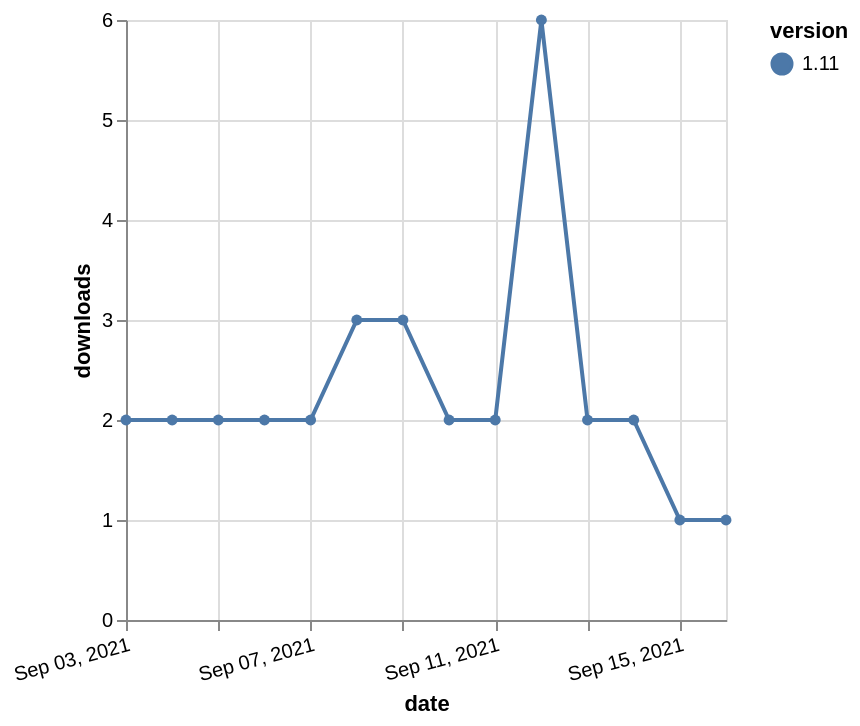

Vega-Lite specification stored for this chart:
### Vega-Lite specification from a JSON file in a GitHub repository (floating-point values rounded to 4 significant figures)
{"$schema": "https://vega.github.io/schema/vega-lite/v5.json", "description": "A simple bar chart with embedded data.", "data": {"values": [{"date": "2021-09-03", "total": 2856, "delta": 2, "version": "1.11"}, {"date": "2021-09-04", "total": 2858, "delta": 2, "version": "1.11"}, {"date": "2021-09-05", "total": 2860, "delta": 2, "version": "1.11"}, {"date": "2021-09-06", "total": 2862, "delta": 2, "version": "1.11"}, {"date": "2021-09-07", "total": 2864, "delta": 2, "version": "1.11"}, {"date": "2021-09-08", "total": 2867, "delta": 3, "version": "1.11"}, {"date": "2021-09-09", "total": 2870, "delta": 3, "version": "1.11"}, {"date": "2021-09-10", "total": 2872, "delta": 2, "version": "1.11"}, {"date": "2021-09-11", "total": 2874, "delta": 2, "version": "1.11"}, {"date": "2021-09-12", "total": 2880, "delta": 6, "version": "1.11"}, {"date": "2021-09-13", "total": 2882, "delta": 2, "version": "1.11"}, {"date": "2021-09-14", "total": 2884, "delta": 2, "version": "1.11"}, {"date": "2021-09-15", "total": 2885, "delta": 1, "version": "1.11"}, {"date": "2021-09-16", "total": 2886, "delta": 1, "version": "1.11"}]}, "width": "container", "mark": {"type": "line", "point": {"filled": true}}, "encoding": {"x": {"field": "date", "type": "temporal", "timeUnit": "yearmonthdate", "title": "date", "axis": {"labelAngle": -15}}, "y": {"field": "delta", "type": "quantitative", "title": "downloads"}, "color": {"field": "version", "type": "nominal"}, "tooltip": {"field": "delta"}}}
